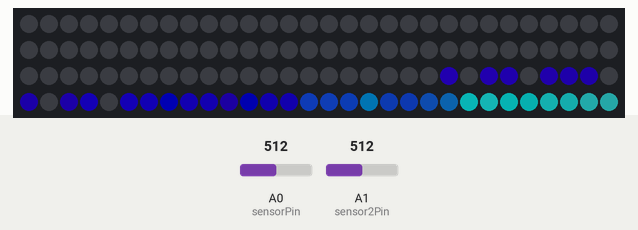
Simulated run of this sketch. Board: Arduino Uno, built with avr-gcc and run on an emulated ATmega328P. Shown: 120 RGB LEDs in strip order, left to right, continuing on the next row. The inputs (shaded band) are chosen by the test bench; at power-on: A1 (sensor2Pin) = 512, A0 (sensorPin) = 512. Dim RGB values are drawn brighter than linear; random numbers use the default seed unless the sketch sets one; what the sketch prints to the serial monitor is not drawn.

Above: at 2.23 s.
2.3 s: A1 (sensor2Pin) set to 1023
At 2.6 s:
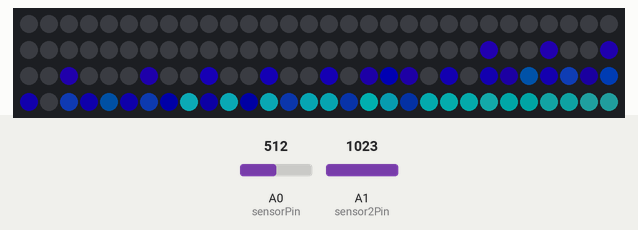
At 3.16 s:
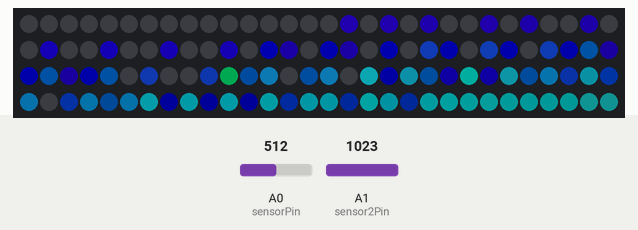
4.7 s: A0 (sensorPin) set to 989
6.2 s: A0 (sensorPin) set to 1015
At 6.22 s:
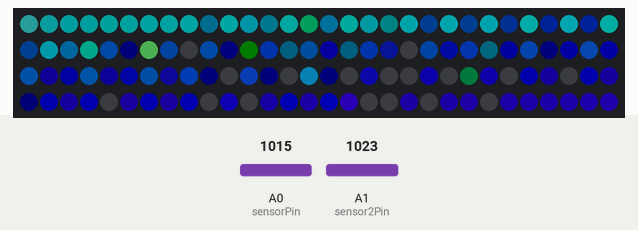
At 6.57 s:
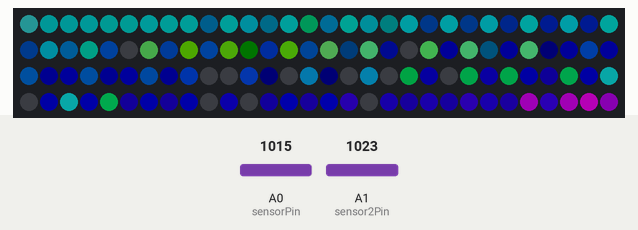

Measured:
- the behaviour switches between 999 and 1000 on A0 (sensorPin) (found by bisection; images 2 and 3)

The sketch:

cylon_sw.ino
```cpp
/* Juggle
By: Originally by Mark Kriegsman
Modified By: Andrew Tuline
Date: February 2015
Juggle just moves some balls back and forth. A single ball could be a Cylon effect. I've added several variables to this simple routine.
*/

const int sensorPin = A0;
const int sensor2Pin = A1;
int sensorValue = 0;
int sensor2Value = 0;

#include "FastLED.h"

#if FASTLED_VERSION < 3001000
#error "Requires FastLED 3.1 or later; check github for latest code."
#endif

// Fixed definitions cannot change on the fly.
#define LED_DT 5                                             // Serial data pin
#define LED_CK 11                                             // Clock pin for WS2801 or APA102
#define COLOR_ORDER GRB                                     // It's GRB for WS2812B and GBR for APA102
#define LED_TYPE WS2812B                                       // What kind of strip are you using (APA102, WS2801 or WS2812B)?
#define NUM_LEDS 120


// Initialize changeable global variables.
uint8_t max_bright = 64;                                      // Overall brightness definition. It can be changed on the fly.

struct CRGB leds[NUM_LEDS];                                   // Initialize our LED array.

// Routine specific variables
uint8_t numdots = 4;                                          // Number of dots in use.
uint8_t faderate = 2;                                         // How long should the trails be. Very low value = longer trails.
uint8_t hueinc = 16;                                          // Incremental change in hue between each dot.
uint8_t thishue = 0;                                          // Starting hue.
uint8_t curhue = 0;                                           // The current hue
uint8_t thissat = 255;                                        // Saturation of the colour.
uint8_t thisbright = 255;                                     // How bright should the LED/display be.
uint8_t basebeat = 5;                                         // Higher = faster movement.


void setup() {
  delay(1000);                                                // Power-up safety delay or something like that.
  Serial.begin(115200);

  LEDS.addLeds<LED_TYPE, LED_DT, COLOR_ORDER>(leds, NUM_LEDS);    // Use this for WS2812B
  //LEDS.addLeds<LED_TYPE, LED_DT, LED_CK, COLOR_ORDER>(leds, NUM_LEDS);  // Use this for WS2801 or APA102

  FastLED.setBrightness(max_bright);
  set_max_power_in_volts_and_milliamps(5, 500);               // FastLED power management set at 5V, 500mA.
} // setup()


// void loop() {
//   ChangeMe();
//   juggle();
//   show_at_max_brightness_for_power();                         // Power managed display of LED's.
// } // loop()

void loop () {

  ChangeMe();
  sensor2Value = analogRead(sensor2Pin);
  uint8_t thisdelay = (sensor2Value / 25);
  Serial.print("delay: ");
  Serial.println(thisdelay);
  EVERY_N_MILLIS_I(thistimer, thisdelay) {                          // FastLED based non-blocking delay to update/display the sequence.
    juggle();
  }

  FastLED.show();
  thistimer.setPeriod(thisdelay);
} // loop()

void juggle() {                                               // Several colored dots, weaving in and out of sync with each other
  curhue = thishue;                                          // Reset the hue values.
  fadeToBlackBy(leds, NUM_LEDS, faderate);
  for( int i = 0; i < numdots; i++) {
    leds[beatsin16(basebeat+i+numdots,0,NUM_LEDS)] += CHSV(curhue, thissat, thisbright);   //beat16 is a FastLED 3.1 function
    curhue += hueinc;
  }
} // juggle()


void ChangeMe() {                                             // A time (rather than loop) based demo sequencer. This gives us full control over the length of each sequence.
                  //time changed to potentiometer readings
  sensorValue = analogRead(sensorPin);
  uint8_t secondHand = (sensorValue / 100);
  Serial.print("switch: ");
  Serial.println(secondHand);
  static uint8_t lastSecond = 99;                             // Static variable, means it's only defined once. This is our 'debounce' variable.
  if (lastSecond != secondHand) {                             // Debounce to make sure we're not repeating an assignment.
    lastSecond = secondHand;
    switch(secondHand) {
    case 0: numdots=1; faderate=2; break; // You can change values here, one at a time , or altogether.
    case 5: numdots=4; thishue=128; faderate=8; break;
    case 10: hueinc=48; thishue=random8(); break;
    }                               // Only gets called once, and not continuously for the next several seconds. Therefore, no rainbows.
  }
} // ChangeMe()
```
